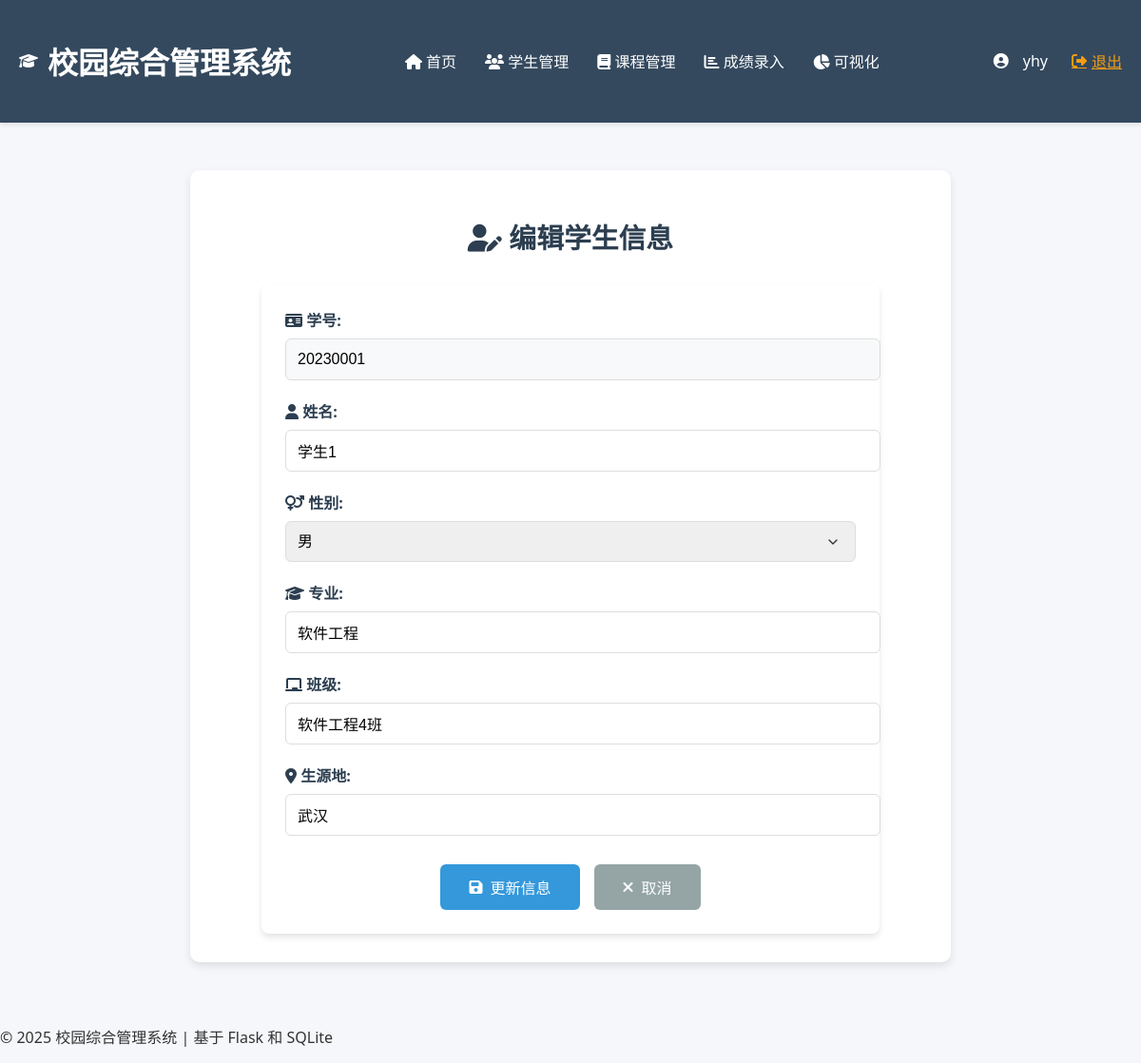
Screenshot of /students/edit/20230001 (signed in) with the database file from the repository.
### app/models.py (models this page shows, shortened)
class User(db.Model, UserMixin):
    __tablename__ = "user"
    id = db.Column(db.Integer, primary_key=True)
    username = db.Column(db.Text, nullable=False, unique=True)  # 唯一用户名，用于登录
    password = db.Column(db.Text, nullable=False)  # 加密后的密码

class Student(db.Model):
    __tablename__ = "student"
    student_id = db.Column(db.Text, primary_key=True)  # 学号作为主键
    name = db.Column(db.Text, nullable=False)  # 姓名
    gender = db.Column(db.Text, default="男")  # 性别，默认为男
    major = db.Column(db.Text, nullable=False)  # 专业
    class_ = db.Column("class", db.Text)  # 班级字段，使用"class"作为列名
    hometown = db.Column(db.Text)  # 籍贯
    password = db.Column(db.Text, nullable=False, default="123456")  # 默认密码

### app/routes.py (the view, shortened to what this page needs)
@bp.route('/students/edit/<student_id>', methods=['GET', 'POST'])
@login_required
def student_edit(student_id):
    student = Student.query.get_or_404(student_id)
    return render_template('student/edit.html', student=student)

### app/__init__.py (called while the page is built)
def create_app():
    app = Flask(__name__)
    app.config.from_pyfile('../config.py')
    db.init_app(app)
    login_manager.init_app(app)
    login_manager.login_view = 'main.login'
    with app.app_context():
        @login_manager.user_loader
        def load_user(user_id):
            from app.models import User
            return User.query.get(int(user_id))
    from app.routes import bp as main_bp
    app.register_blueprint(main_bp)
    with app.app_context():
        db.create_all()
    return app

### app/templates/student/edit.html (shortened to what this page needs)
{% extends "layout.html" %}
{% block content %}
<div class="edit-student-container" style="max-width: 800px; margin: 30px auto; padding: 0 20px;">
    <div class="card" style="background-color: white; border-radius: 10px; box-shadow: 0 4px 8px rgba(0,0,0,0.1); padding: 30px;">
        <h1 style="color: #2c3e50; text-align: center; margin-bottom: 30px; font-size: 1.8rem;">
            <i class="fas fa-user-edit"></i> 编辑学生信息
        </h1>
        <form method="post" class="form">
            <div class="form-group" style="margin-bottom: 20px;">
                <label for="student_id" style="display: block; margin-bottom: 8px; font-weight: 600; color: #2c3e50;">
                    <i class="fas fa-id-card"></i> 学号:
                </label>
                <input type="text" id="student_id" name="student_id"
                       value="{{ student.student_id }}" readonly
                       style="width: 100%; padding: 12px; border: 1px solid #ddd; border-radius: 6px; font-size: 1rem; background-color: #f8f9fa; cursor: not-allowed;">
            </div>
            <div class="form-group" style="margin-bottom: 20px;">
                <label for="name" style="display: block; margin-bottom: 8px; font-weight: 600; color: #2c3e50;">
                    <i class="fas fa-user"></i> 姓名:
                </label>
                <input type="text" id="name" name="name"
                       value="{{ student.name }}" required
                       style="width: 100%; padding: 12px; border: 1px solid #ddd; border-radius: 6px; font-size: 1rem; transition: border-color 0.3s ease;">
            </div>
            <div class="form-group" style="margin-bottom: 20px;">
                <label for="gender" style="display: block; margin-bottom: 8px; font-weight: 600; color: #2c3e50;">
                    <i class="fas fa-venus-mars"></i> 性别:
                </label>
                <select id="gender" name="gender" required
                        style="width: 100%; padding: 12px; border: 1px solid #ddd; border-radius: 6px; font-size: 1rem; transition: border-color 0.3s ease; appearance: none; background-repeat: no-repeat; background-position: right 15px center; background-size: 1em;">
                    <option value="男" {% if student.gender=='男' %}selected{% endif %}>男</option>
                </select>
            </div>
            <div class="form-group" style="margin-bottom: 20px;">
                <label for="major" style="display: block; margin-bottom: 8px; font-weight: 600; color: #2c3e50;">
                    <i class="fas fa-graduation-cap"></i> 专业:
                </label>
                <input type="text" id="major" name="major"
                       value="{{ student.major }}" required
                       style="width: 100%; padding: 12px; border: 1px solid #ddd; border-radius: 6px; font-size: 1rem; transition: border-color 0.3s ease;">
            </div>
            <div class="form-group" style="margin-bottom: 20px;">
                <label for="class_" style="display: block; margin-bottom: 8px; font-weight: 600; color: #2c3e50;">
                    <i class="fas fa-chalkboard"></i> 班级:
                </label>
                <input type="text" id="class_" name="class_"
                       value="{{ student.class_ }}"
                       style="width: 100%; padding: 12px; border: 1px solid #ddd; border-radius: 6px; font-size: 1rem; transition: border-color 0.3s ease;">
            </div>
            <div class="form-group" style="margin-bottom: 30px;">
                <label for="hometown" style="display: block; margin-bottom: 8px; font-weight: 600; color: #2c3e50;">
                    <i class="fas fa-map-marker-alt"></i> 生源地:
                </label>
                <input type="text" id="hometown" name="hometown"
                       value="{{ student.hometown }}"
                       style="width: 100%; padding: 12px; border: 1px solid #ddd; border-radius: 6px; font-size: 1rem; transition: border-color 0.3s ease;">
            </div>
            <div class="form-actions" style="display: flex; gap: 15px; justify-content: center;">
                <button type="submit" class="btn" style="background-color: #3498db; color: white; border: none; padding: 12px 30px; border-radius: 6px; cursor: pointer; font-size: 1rem; transition: background-color 0.3s ease; display: flex; align-items: center; gap: 8px;">
                    <i class="fas fa-save"></i> 更新信息
                </button>
                <a href="{{ url_for('main.student_list') }}" class="btn" style="background-color: #95a5a6; color: white; border: none; padding: 12px 30px; border-radius: 6px; cursor: pointer; text-decoration: none; display: flex; align-items: center; gap: 8px;">
                    <i class="fas fa-times"></i> 取消
                </a>
            </div>
        </form>
    </div>
</div>
{% endblock %}

### app/templates/layout.html (shortened to what this page needs)
<!DOCTYPE html>
<html lang="zh-CN">
<head>
    <link rel="stylesheet" href="{{ url_for('static', filename='css/main.css') }}">
    <link rel="stylesheet" href="https://cdnjs.cloudflare.com/ajax/libs/font-awesome/6.4.0/css/all.min.css">
</head>
<body>
    <header>
        <div class="header-content">
            <div class="logo">
                <i class="fas fa-graduation-cap"></i>
                <h1>校园综合管理系统</h1>
            </div>
            <nav>
                <a href="{{ url_for('main.home') }}" class="{% if request.endpoint == 'main.home' %}active{% endif %}">
                    <i class="fas fa-home"></i> 首页
                </a>
                <a href="{{ url_for('main.student_list') }}" class="{% if 'student' in request.endpoint %}active{% endif %}">
                    <i class="fas fa-users"></i> 学生管理
                </a>
                <a href="{{ url_for('main.course_list') }}" class="{% if 'course' in request.endpoint %}active{% endif %}">
                    <i class="fas fa-book"></i> 课程管理
                </a>
                <a href="{{ url_for('main.score_input') }}" class="{% if 'score' in request.endpoint %}active{% endif %}">
                    <i class="fas fa-chart-bar"></i> 成绩录入
                </a>
                <a href="{{ url_for('main.visualization') }}" class="{% if request.endpoint == 'main.visualization' %}active{% endif %}">
                    <i class="fas fa-chart-pie"></i> 可视化
                </a>
            </nav>
            {% if current_user.is_authenticated %}
            <div class="user-info">
                <i class="fas fa-user-circle"></i>
                <span>{{ current_user.username }}</span>
                <a href="{{ url_for('main.logout') }}">
                    <i class="fas fa-sign-out-alt"></i> 退出
                </a>
            </div>
            {% endif %}
        </div>
    </header>
    <main>
        <div class="container">
            {% block content %}{% endblock %}
        </div>
    </main>
    <footer>
        <p>&copy; 2025 校园综合管理系统 | 基于 Flask 和 SQLite</p>
    </footer>
</body>
</html>

### app/static/css/main.css (style rules this page uses)
body { font-family: 'Segoe UI', Tahoma, Geneva, Verdana, sans-serif; margin: 0; padding: 0; background-color: #f5f7fa; color: #333; }
.container { max-width: 1200px; margin: 0 auto; padding: 20px; }
.user-info { color: white; display: flex; align-items: center; gap: 10px; }
.user-info a { color: #f39c12; transition: color 0.3s ease; }
.form { background: white; padding: 25px; border-radius: 8px; box-shadow: 0 4px 6px rgba(0,0,0,0.1); max-width: 600px; margin: 0 auto; }
.form-group { margin-bottom: 20px; }
.form-group label { display: block; margin-bottom: 8px; font-weight: 600; color: #2c3e50; }
.form-group input, .form-group select { width: 100%; padding: 10px; border: 1px solid #ddd; border-radius: 4px; font-size: 1rem; transition: border-color 0.3s ease; }
.btn { background-color: #3498db; color: white; border: none; padding: 10px 20px; border-radius: 4px; cursor: pointer; font-size: 1rem; transition: background-color 0.3s ease; }

### app/templates/layout.html (style rules this page uses)
header { background-color: #2c3e50; color: white; padding: 20px 0; box-shadow: 0 2px 5px rgba(0,0,0,0.1); transition: background-color 0.3s ease; }
.header-content { max-width: 1200px; margin: 0 auto; display: flex; justify-content: space-between; align-items: center; padding: 0 20px; }
.logo { display: flex; align-items: center; }
.logo i { margin-right: 10px; }
nav { display: flex; justify-content: center; flex: 1; margin: 0 20px; }
nav a { color: white; text-decoration: none; padding: 10px 15px; transition: all 0.3s ease; }
.user-info { display: flex; align-items: center; margin-left: auto; }
.user-info span { margin-right: 15px; }
.user-info a { color: #f39c12; transition: color 0.3s ease; display: flex; align-items: center; }
.user-info i { margin-right: 5px; }

### rows the page displays
User: username "yhy"
Student: student_id "20230001", name "学生1", gender "男", major "软件工程", class_ "软件工程4班", hometown "武汉"
